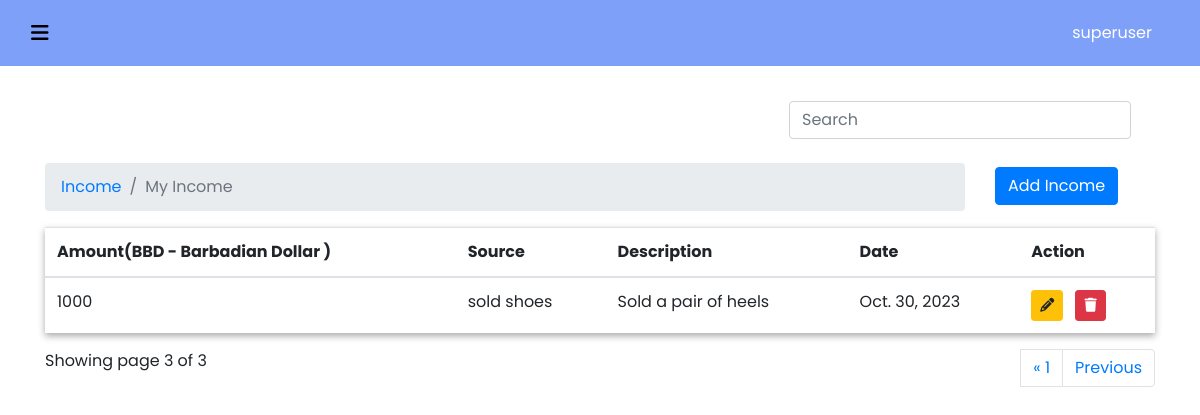
Screenshot of /income/income/?page=3 (signed in) with the database file from the repository.
### userprefrences/models.py (models this page shows, shortened)
class UserPreference(models.Model):
    user = models.OneToOneField(to=User, on_delete=models.CASCADE,)
    currency = models.CharField(max_length=255, blank = True, null=True)

### income/models.py (models this page shows, shortened)
class Income(models.Model):
    id = models.UUIDField(primary_key=True, default= uuid.uuid4, editable=False)
    user = models.ForeignKey(User, on_delete=models.CASCADE, null=True, blank=True)
    amount = models.PositiveIntegerField(default=1)
    source = models.CharField(max_length=300, null=True, blank=True)
    description = models.TextField(null=True, blank=True)
    created = models.DateField(default=now)
    class Meta:
        ordering=['-created']

### income/views.py (the view)
# urls.py: path('income/', include('income.urls')),
@login_required
def income(request):
    income = Income.objects.filter(user=request.user)
    paginator = Paginator(income, 2)
    page_number = request.GET.get('page')
    page_obj = Paginator.get_page(paginator,page_number)
    currency = UserPreference.objects.get(user=request.user).currency
    context={
        'income':income,
        'page_obj':page_obj,
        'currency': currency,
    }
    return render(request, 'income/income.html', context)

### templates/income/income.html (shortened to what this page needs)
{%extends 'partials/base.html'%}
{% block content %}
    <div class="row">
        <div class="col-md-12 col-sm-12 mb-4">
            <form class="form-inline float-right mr-3" method="post">
                <input class="form-control mr-sm-2" id="searchField" type="search" placeholder="Search" aria-label="Search">
            </form>
        </div>
    </div>
    <div class="row">
        <div class="col-md-10">
            <nav aria-label="breadcrumb">
                <ol class="breadcrumb">
                <li class="breadcrumb-item"><a href="">Income</a></li>
                <li class="breadcrumb-item active" aria-current="page">My Income</li>
                </ol>
            </nav>
        </div>
        <div class="col-md-2 mt-1">
            <a href="{% url 'add_income' %}" class="btn btn-primary"> Add Income </a>
        </div>
    </div>
    <div class="row">
        <div class="col-md-12">
            <table class="table table-stiped table-hover" style="box-shadow: 0 3px 7px rgb(170, 170, 170);">
                <thead>
                    <tr>
                        <th>Amount({{currency}})</th>
                        <th>Source</th>
                        <th>Description</th>
                        <th>Date</th>
                        <th>Action</th>
                    </tr>
                </thead>
                <tbody>
                    {% for inc in page_obj %}
                    <tr>
                        <td>{{inc.amount}}</td>
                        <td>{{inc.source}}</td>
                        <td>{{inc.description}}</td>
                        <td>{{inc.created}}</td>
                        <td>
                            <a href="{% url 'edit_income' inc.id %}" class="btn btn-warning btn-sm py-1 pl-2 pr-2 mr-2"><i class="fa fa-pencil"></i></a>
                            <a href="{% url 'delete_income' inc.id %}" class="btn btn-danger btn-sm py-1 pl-2 pr-2"><i class="fa fa-trash"></i></a>
                        </td>
                    </tr>
                    {% endfor %}
                </tbody>
            </table>
            <div class="row">
                <div class="col-md-6 col-sm-6 float-left">
                    <p class="text-left">Showing page {{page_obj.number}} of {{page_obj.paginator.num_pages}} </p>
                </div>
                <div class="col-md-6 col-sm-6 float-right ">
                    <ul class="pagination float-right">
                        {% if page_obj.has_previous %}
                        <li {%if page_obj.number == 1%} class="page-item active" {%endif%}>
                          <a class="page-link" href="?page=1" >&laquo; 1</a>
                        </li>
                        <li class="page-item">
                            <a class="page-link" href="?page={{page_obj.previous_page_number}}">Previous</a>
                        </li>
                        {%endif%}
                    </ul>
                </div>
            </div>
        </div>
    </div>
{%endblock%}

### templates/partials/base.html (shortened to what this page needs)
{% load static %}
<!DOCTYPE html>
<html lang="en">
<head>
    <link rel="stylesheet" href="{%static 'css/style.css'%}">
    <link rel="stylesheet" href="{%static 'css/dashboard.css'%}">
    <link rel="stylesheet" href="https://cdn.jsdelivr.net/npm/bootstrap@4.0.0/dist/css/bootstrap.min.css">
    <link rel="stylesheet" href="https://cdnjs.cloudflare.com/ajax/libs/font-awesome/6.4.2/css/all.min.css">
</head>
<body>
  <nav class="navbar navbar-expand-lg fixed-top">
    <button class="openbtn btn btn-outline-success" onclick="openNav()"><i class="fa-solid fa-bars" style="color: black; "></i></button>
    <div class="collapse navbar-collapse" id="navbarSupportedContent" >
      <ul class="navbar-nav ml-auto" >
        <li class="nav-item active">
          <a class="nav-link mr-4" style="color: white;" href="#">{{user.username}} <span class="sr-only">(current)</span></a>
        </li>
      </ul>
    </div>
  </nav>
    <div class="container" style="margin-top: 100px;font-family: poppins;">
      {% include 'partials/mess.html' %}
      {%block content%}
      {%endblock%}
    </div>
</body>
</html>

### static/css/style.css (style rules this page uses)
body { background-color: black; }

### static/css/dashboard.css (style rules this page uses)
body { font-size: .875rem; }

### templates/partials/base.html (style rules this page uses)
body { font-family: poppins; }
.openbtn { font-size: 20px; cursor: pointer; color: white; padding: 10px 15px; border: none; }
.navbar { background-color: #7fa0f9 !important; }

### rows the page displays
UserPreference: currency "BBD - Barbadian Dollar"
Income: amount "1000", source "sold shoes", description "Sold a pair of heels", created "Oct. 30, 2023"

### other values shown
{{ user.username }} "superuser"
{{ page_obj.number }} "3"
{{ page_obj.paginator.num_pages }} "3"
